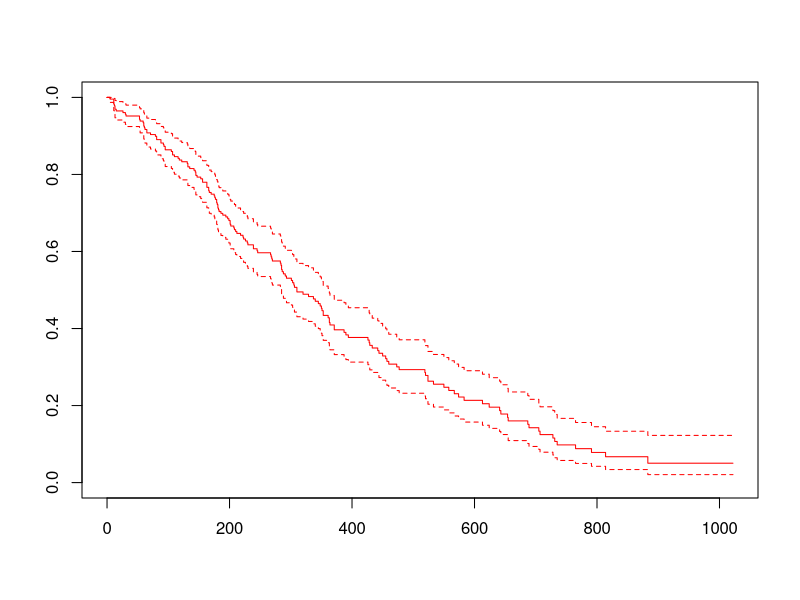
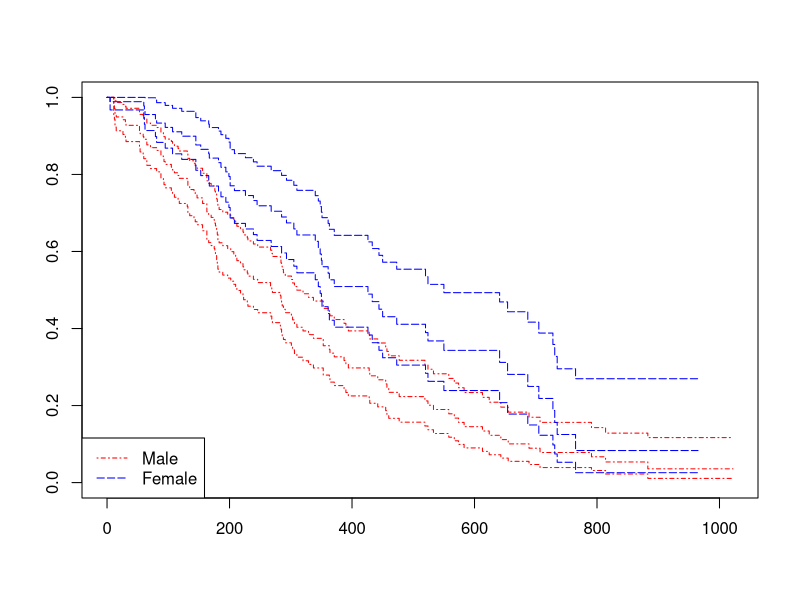
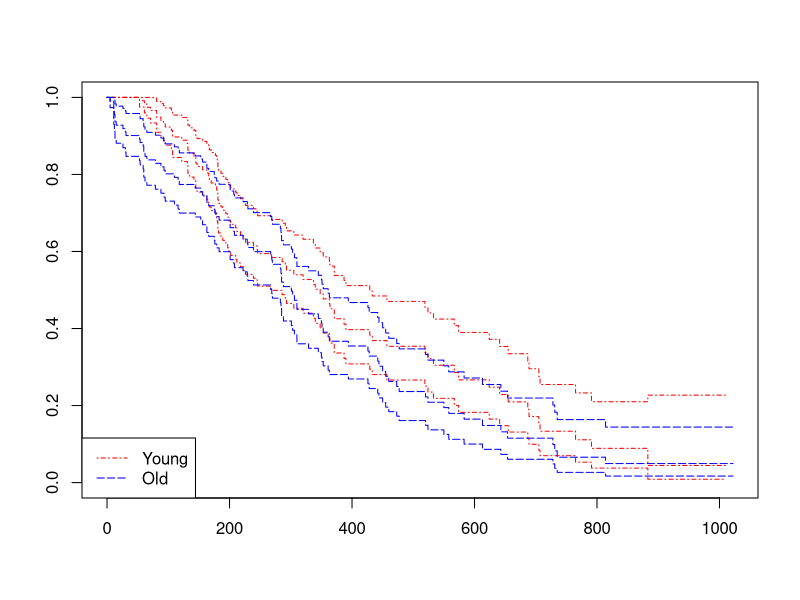
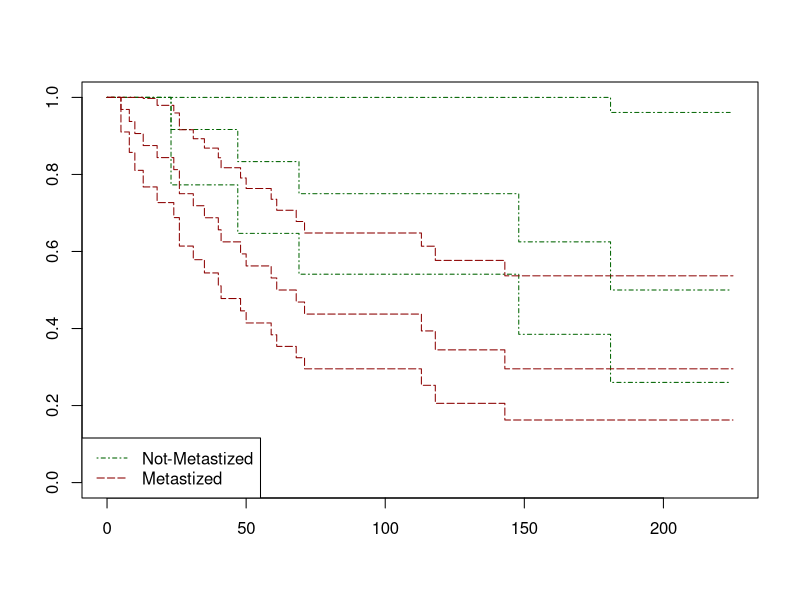

Write the R code that produced these figures, in order.
# Q 1. An investigator collected data on survival of patients with lung cancer at Mayo Clinic. The investigator would like you, the statistician, to answer the following questions and provide some graphs. The data is located in the survival package under the name:cancer
# a. What is the probability that someone will survive past 300 days?

library("survival")
head(cancer)
csurv <- with(cancer, Surv(time, status == 2))
csurv
cfit <- survfit(Surv(time, 1*(status == 2))~1, data = cancer)
cfit
summary(cfit)


# b. Provide a graph, including 95% confidence limits, of the Kaplan-Meier estimator the entire study.
plot(cfit, conf.int=TRUE, col="red")

# c. Is there a difference in the survival rates between males and females? 
# Provide formal statistical test with p-value and visual evidence.

cfit.gender <- survfit(Surv(time, status == 2) ~ sex, data = cancer)
cfit.gender
plot(cfit.gender, conf.int=TRUE, col=c("red", "blue"),lty=c(4,5)) 
legend("bottomleft", c("Male", "Female"), col = c("red", "blue"), lty = c(4,5))
cfit.gender.diff <- survdiff(Surv(time, status == 1) ~ sex, data = cancer)
cfit.gender.diff
# d. Is there a difference in the survival rates for the older half of the group versus the younger half? 
# Provide a formal statistical test with p-value and visual evidence

median(cancer$age)
cancer$agegrp = cancer$age > 63
head(cancer)
cfit.age <- survfit(Surv(time, status == 2) ~ agegrp, data = cancer)
cfit.age
plot(cfit.age, conf.int=TRUE, col=c("red", "blue"),lty=c(4,5)) 
legend("bottomleft", c("Young", "Old"), col = c("red", "blue"), lty = c(4,5))
cfit.age.diff <- survdiff(Surv(time, status == 1) ~ agegrp, data = cancer)
cfit.age.diff


# Q 2. The mastectomy data from the HSAUR3 package are the survival times (in months) after mastec- tomy of women with breast cancer. 
# The cancers are classified as having metastised or not based on a histochemical marker.
# a. Plot the survivor functions of each group, estimated using the Kaplan-Meier estimate, 
# on the same graph and comment on the differences.
library(HSAUR3)
head(mastectomy)

cfit.met <- survfit(Surv(time, event) ~ metastasized, data = mastectomy)
cfit.met
plot(cfit.met, conf.int=TRUE, col=c("dark green", "dark red"),lty=c(4,5)) 
legend("bottomleft", c("Not-Metastized", "Metastized"), col = c("dark green", "dark red"), lty = c(4,5))

# b. Use a log-rank test tocompare the survival experience of each group more formally.
library(coin)

cfit.met.logrank <- logrank_test(Surv(time, event) ~ metastasized, data = mastectomy)
cfit.met.logrank
